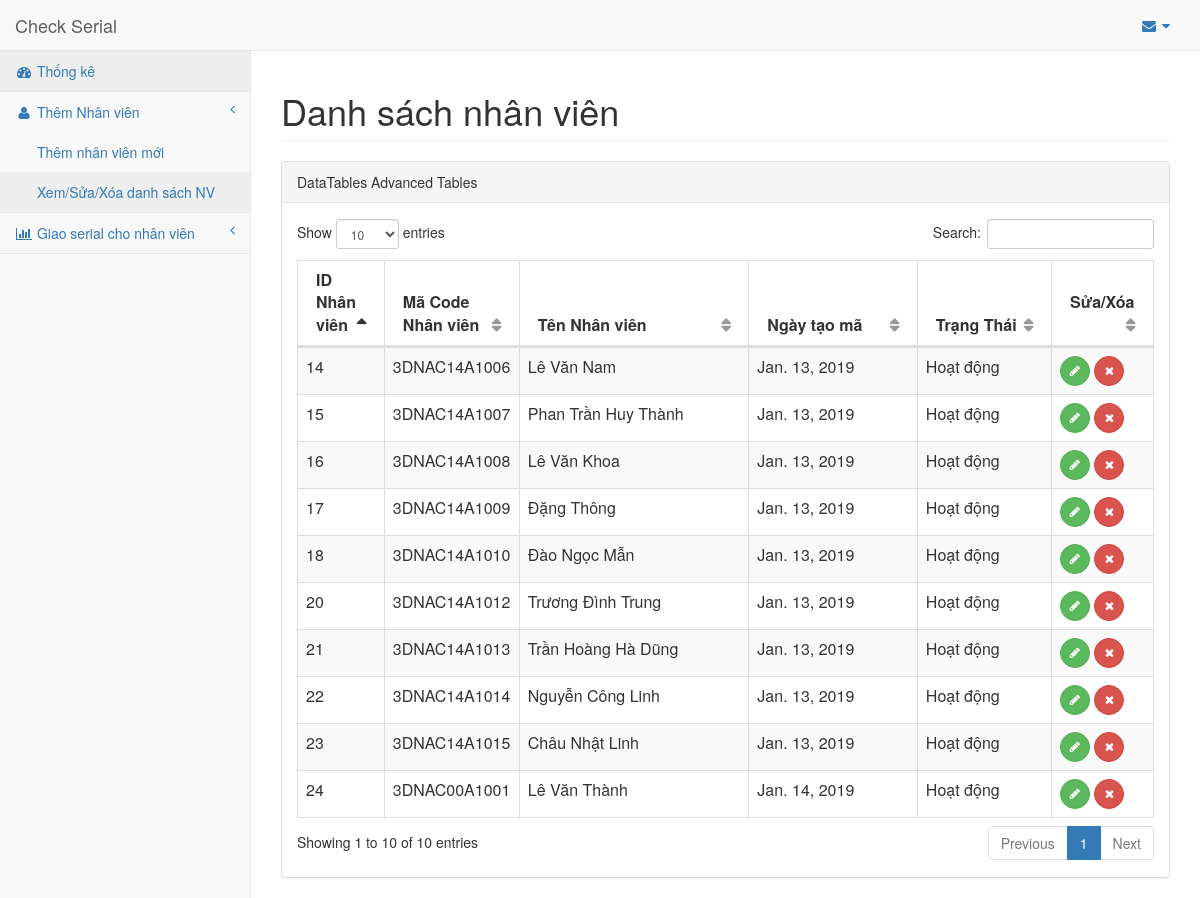
The app's page /employee/list with its own data.
### PagesApp/models.py (models this page shows, shortened)
class Employee(models.Model):
    em_create_date = models.DateField('Ngày tạo')
    em_code = models.CharField(max_length=50, unique=True)
    em_name = models.CharField(max_length=200)
    status = models.SmallIntegerField(max_length=2)

### PagesApp/views.py (the view)
# urls.py: path('employee/list', views.list_employee, name='elist'),
def list_employee(request):
    em_list = Employee.objects.order_by('em_code')
    em_dict = {'em': em_list}
    return render(request, 'pages/em/list_employee.html', context=em_dict)

### templates/pages/em/list_employee.html (shortened to what this page needs)
{% extends 'base.html' %}
{% block content %}
<div class="row">
  <div class="col-lg-12">
      <h1 class="page-header">Danh sách nhân viên</h1>
  </div>
</div>
<div class="row">
  <div class="col-lg-12">
    <div class="panel panel-default">
      <div class="panel-heading">
          DataTables Advanced Tables
      </div>
      <div class="panel-body">
        <div id="dataTables-example_wrapper" class="dataTables_wrapper form-inline dt-bootstrap no-footer">
          <div class="row">
            <div class="col-sm-6">
            </div>
            <div class="col-sm-6">
            </div>
          </div>
          <div class="row">
            <div class="col-sm-12">
              <table width="100%" class="table table-striped table-bordered table-hover dataTable no-footer dtr-inline" id="dataTables-example" role="grid" aria-describedby="dataTables-example_info" style="width: 100%;">
                <thead>
                  <tr role="row">
                    <th class="sorting_desc" tabindex="0" aria-controls="dataTables-example" rowspan="1" colspan="1" aria-label="Rendering engine: activate to sort column ascending" style="width: 50px;" aria-sort="descending">
                      ID Nhân viên
                    </th>
                    <th class="sorting" tabindex="0" aria-controls="dataTables-example" rowspan="1" colspan="1" aria-label="Browser: activate to sort column ascending" style="width: 60px;">
                      Mã Code Nhân viên
                    </th>
                    <th class="sorting" tabindex="0" aria-controls="dataTables-example" rowspan="1" colspan="1" aria-label="Platform(s): activate to sort column ascending" style="width: 200px;">
                      Tên Nhân viên
                    </th>
                    <th class="sorting" tabindex="0" aria-controls="dataTables-example" rowspan="1" colspan="1" aria-label="Engine version: activate to sort column ascending" style="width: 136px;">
                      Ngày tạo mã
                    </th>
                    <th class="sorting" tabindex="0" aria-controls="dataTables-example" rowspan="1" colspan="1" aria-label="CSS grade: activate to sort column ascending" style="width: 99px;">
                      Trạng Thái
                    </th>
                    <th class="sorting" tabindex="0" aria-controls="dataTables-example" rowspan="1" colspan="1" aria-label="CSS grade: activate to sort column ascending" style="width: 50px;">
                      Sửa/Xóa
                    </th>
                  </tr>
                </thead>
                {% if em %}
                <tbody>
                  {% for e in em %}
                  <tr>
                    <td>{{ e.id }}</td>
                    <td>{{ e.em_code }}</td>
                    <td>{{ e.em_name }}</td>
                    <td class="center">{{ e.em_create_date }}</td>
                    {%if e.status == 1 %}
                    <td class="center">Hoạt động</td>
                    {% else %}
                    <td class="center">Không hoạt động</td>
                    {% endif %}
                    <td class="center">
                      <a href="edit/{{e.id}}">
                        <button type="button" class="btn btn-success btn-circle">
                          <i class="fa fa-pencil"></i>
                        </button>
                      </a>
                      <a href="delete/{{e.id}}">
                        <button type="button" class="btn btn-danger btn-circle">
                          <i class="fa fa-times"></i>
                        </button>
                      </a>
                    </td>
                  </tr>
                  {% endfor %}
                </tbody>
                {% endif %}
              </table>
            </div>
          </div>
        </div>
      </div>
    </div>
  </div>
</div>
{% endblock %}

### records on screen
Employee: id "24", em_code "3DNAC00A1001", em_name "Lê Văn Thành", em_create_date "Jan. 14, 2019", status "Hoạt động"
Employee: id "14", em_code "3DNAC14A1006", em_name "Lê Văn Nam", em_create_date "Jan. 13, 2019", status "Hoạt động"
Employee: id "15", em_code "3DNAC14A1007", em_name "Phan Trần Huy Thành", em_create_date "Jan. 13, 2019", status "Hoạt động"
Employee: id "16", em_code "3DNAC14A1008", em_name "Lê Văn Khoa", em_create_date "Jan. 13, 2019", status "Hoạt động"
Employee: id "17", em_code "3DNAC14A1009", em_name "Đặng Thông", em_create_date "Jan. 13, 2019", status "Hoạt động"
Employee: id "18", em_code "3DNAC14A1010", em_name "Đào Ngọc Mẫn", em_create_date "Jan. 13, 2019", status "Hoạt động"
Employee: id "20", em_code "3DNAC14A1012", em_name "Trương Đình Trung", em_create_date "Jan. 13, 2019", status "Hoạt động"
Employee: id "21", em_code "3DNAC14A1013", em_name "Trần Hoàng Hà Dũng", em_create_date "Jan. 13, 2019", status "Hoạt động"
Employee: id "22", em_code "3DNAC14A1014", em_name "Nguyễn Công Linh", em_create_date "Jan. 13, 2019", status "Hoạt động"
Employee: id "23", em_code "3DNAC14A1015", em_name "Châu Nhật Linh", em_create_date "Jan. 13, 2019", status "Hoạt động"
